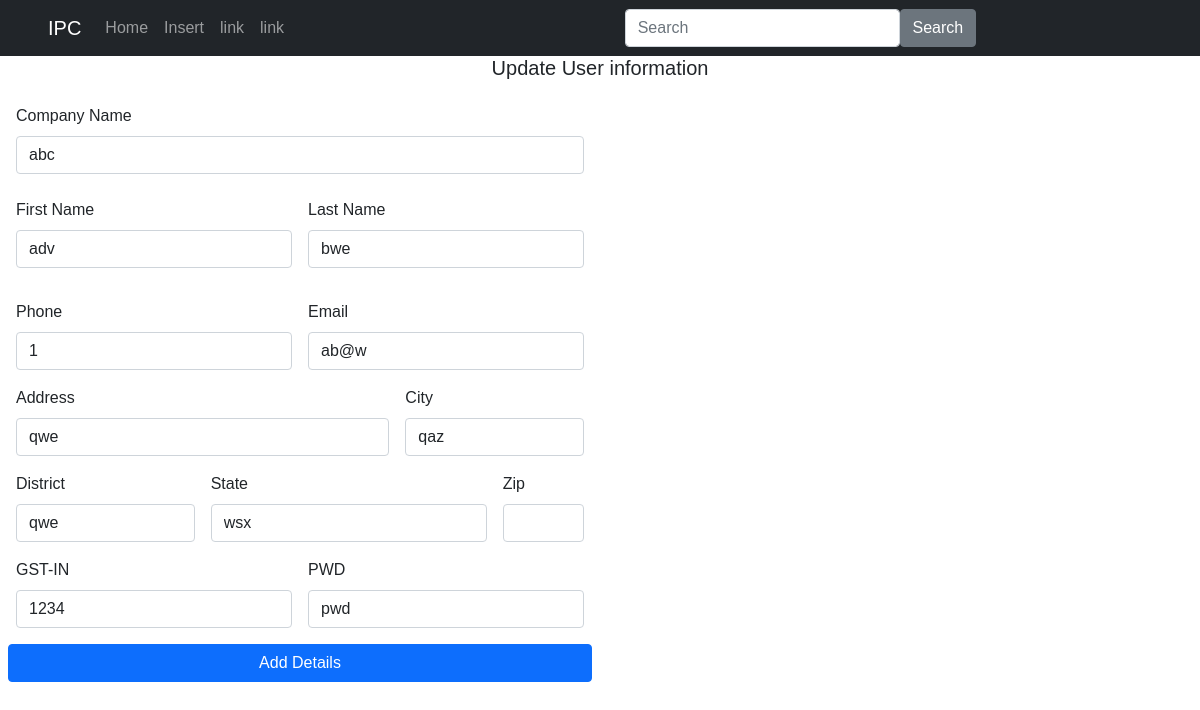
The page /update/1 on the database as committed earlier.
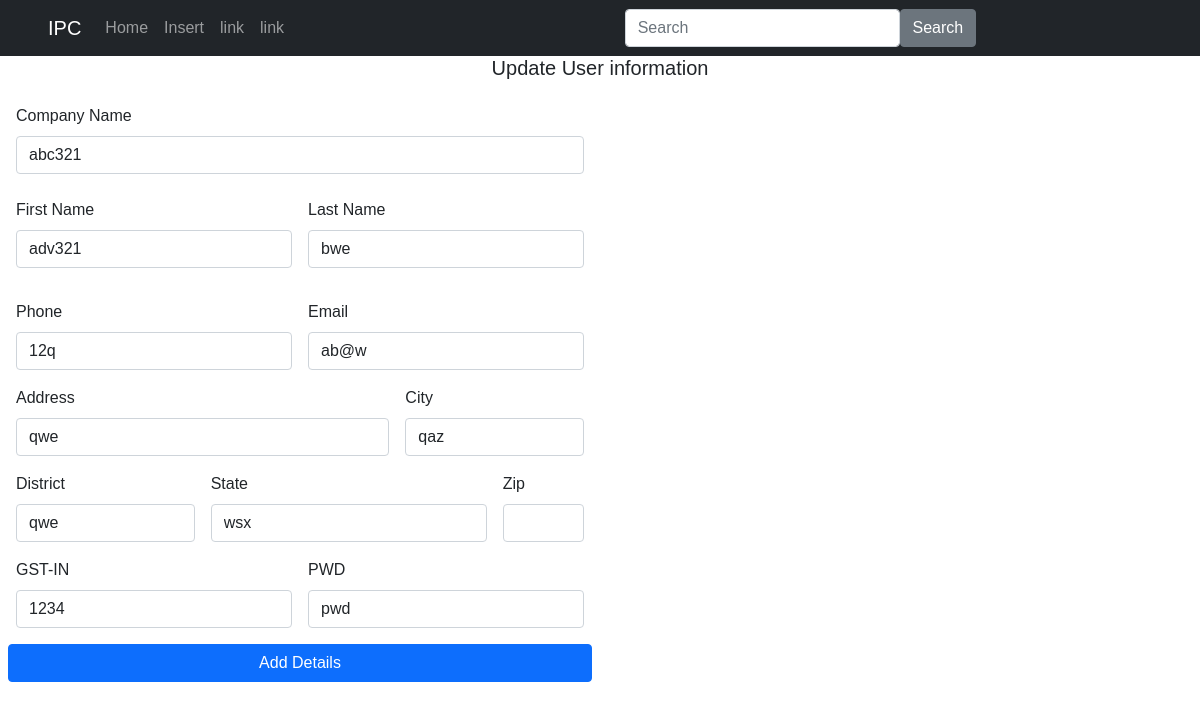
The same page on the database as committed later.
### user.py (models this page shows, shortened)
class User(db.Model):
    id = db.Column(db.Integer,primary_key=True)
    company_name = db.Column(db.String(400),nullable=False)
    First_Name = db.Column(db.String(200), nullable=False)
    Last_name = db.Column(db.String(200), nullable=False)
    Phone = db.Column(db.Integer(), nullable=False)
    Email = db.Column(db.String(200), nullable=False)
    Address = db.Column(db.String(200), nullable=False)
    City = db.Column(db.String(200), nullable=False)
    District = db.Column(db.String(200), nullable=False)
    State = db.Column(db.String(200), nullable=False)
    Pincode = db.Column(db.Integer(), nullable=False)
    gstin = db.Column(db.Integer(), nullable=False)
    pwd = db.Column(db.String(200), nullable=False)

### user.py (the view)
@app.route('/update/<int:id>',methods=['GET','POST'])
def update(id):
    user = User.query.get_or_404(id)
    if request.method =='POST':
        user.company_name = request.form['company_name']
        user.First_Name = request.form['first_name']
        user.Last_name = request.form['last_name']
        user.Phone = request.form['Phone']
        user.Email = request.form['Email']
        user.Address = request.form['Address']
        user.City = request.form['City']
        user.District = request.form['District']
        user.State = request.form['State']
        user.Pincode = request.form['pincode']
        user.gstin = request.form['gstin']
        user.pwd = request.form['pwd']
        try:
            db.session.commit()
            return redirect('/')
        except:
            return "There was an issue in Insertion"
    else:
        return render_template('update.html',user=user)

### templates/update.html
{% extends 'base.html' %}
{% block head %}
<link rel="stylesheet" href="{{ url_for('static',filename='style.css') }}">
{% endblock %}
{% block body %}
<h5 align="center">
    Update User information
</h5>
<div class=" p-3 col-6 col-md-6 ">
    <form action="/update/{{user.id}}" method="POST" class="row g-3 align-items-center">
        <div class="mb-3">
            <label class="form-label">Company Name</label>
            <input class="form-control" type="text" value="{{user.company_name}}" id="company_name" name="company_name" placeholder="company_name" required><br>
        <div class="row g-3">
        <div class="col">
              <label class="form-label">First Name</label>
            <input type="text" class="form-control" value="{{user.First_Name}}" id="first_name" name="first_name" placeholder="First name" aria-label="First name">
        </div>
        <div class="col">
              <label class="form-label">Last Name</label>
            <input type="text" class="form-control" value="{{user.Last_name}}" id="last_name" name="last_name" placeholder="Last name" aria-label="Last name">
        </div>
        </div>
        </div>
        <div class="col-md-6">
            <label class="form-label">Phone</label>
            <input type="tel" class="form-control" value="{{user.Phone}}" id="Phone" name="Phone">
        </div>
        <div class="col-md-6">
                <label class="form-label">Email</label>
                <input type="email" class="form-control" value="{{user.Email}}" id="Email" name="Email">
        </div>
        <div class="col-8">
            <label for="inputAddress" class="form-label">Address</label>
            <input type="text" class="form-control" value="{{user.Address}}" id="Address" name="Address" placeholder="1234 Main St">
        </div>
        <div class="col-4">
            <label for="inputDistrict" class="form-label">City</label>
            <input type="text" class="form-control" value="{{user.City}}" id="City" name="City" placeholder="Gangavathi">
        </div>
       <div class="col-md-4">
        <label for="inputCity" class="form-label">District</label>
        <input type="text" class="form-control" value="{{user.District}}" id="District" name="District">
      </div>
      <div class="col-md-6">
        <label for="inputState" class="form-label">State</label>
        <input type="text" class="form-control" value="{{user.State}}" id="State" name="State">
      </div>
      <div class="col-md-2">
        <label for="inputZip" class="form-label">Zip</label>
        <input type="number" class="form-control" value="{{user.pincode}}" id="pincode" name="pincode">
      </div>
      <div class="col-md-6">
        <label for="inputGst" class="form-label">GST-IN</label>
        <input type="number" class="form-control" value="{{user.gstin}}" id="gstin" name="gstin">
      </div>
      <div class="col-md-6">
        <label for="inputPwd" class="form-label">PWD</label>
        <input type="text" class="form-control" value="{{user.pwd}}" id="pwd" name="pwd">
      </div>
      <button type="submit" class="btn btn-primary">Add Details</button>
    </form>
</div>
{% endblock %}

Rows that differ between the two databases and show on the page:
changed User "bwe": company_name "abc" → "abc321"; first_name "adv" → "adv321"; Phone "1" → "12q"
